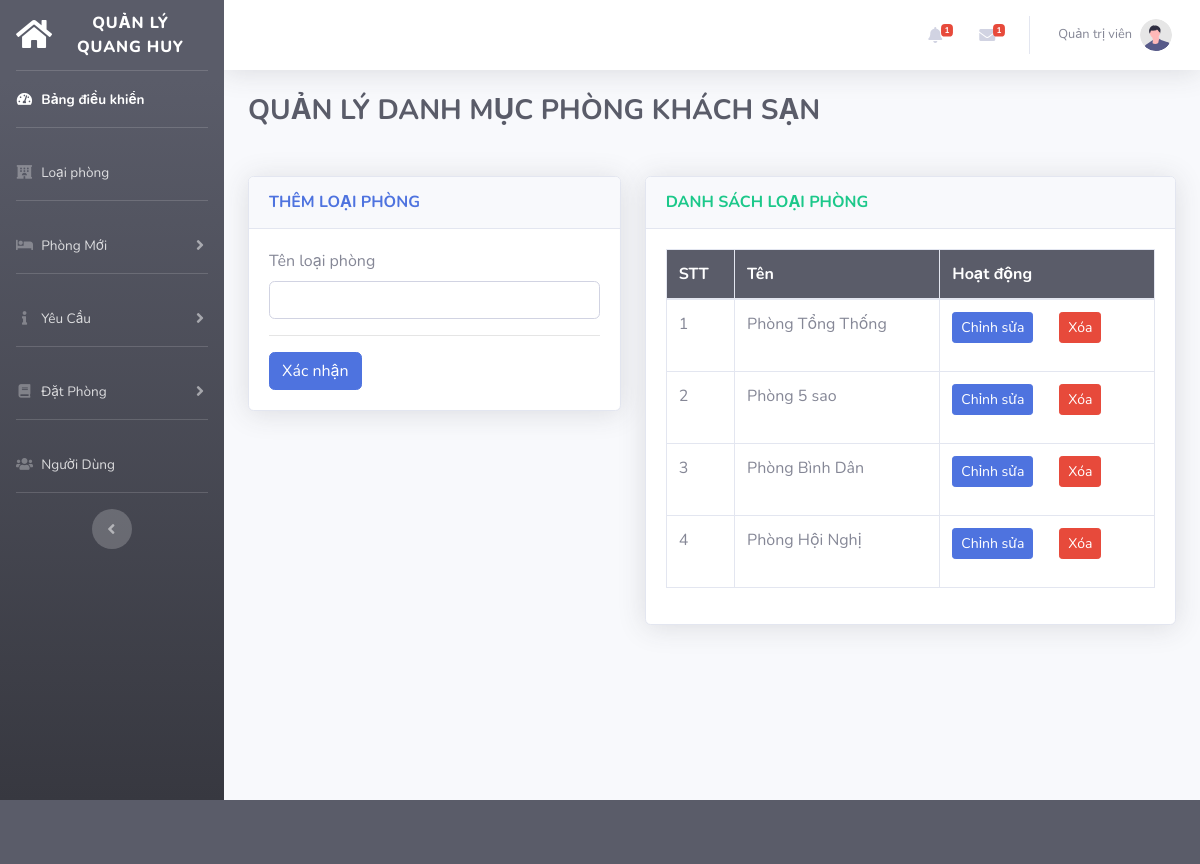
Page /admin/add-category.php (signed in) on the committed database.
### tables this page shows
CREATE TABLE `categories` (
  `id` int(11) NOT NULL,
  `category_name` varchar(255) NOT NULL
);

### helper/functions.php (called while the page is built, shortened)
<?php
function getCategory($db) {
    $sql= "SELECT * FROM categories ORDER BY id ASC";
    $res = $db->query($sql);
    return $res;
}
?>

### admin/add-category.php (the view, shortened to what this page needs)
<!DOCTYPE html>
<html lang="en">
<?php
    include_once("../helper/functions.php");
    include_once("../includes/admin-head.php");
?>
<body id="page-top">
    <div id="wrapper">
        <?php
        include_once("../includes/admin-sidebar.php");
        ?>
        <div id="content-wrapper" class="d-flex flex-column">
            <div id="content">
                <?php
                include_once("../includes/admin-topbar.php");
                ?>
                <div class="container-fluid">
                    <h3 class="h3 mb-5 font-weight-bold text-uppercase text-gray-800">Quản lý danh mục phòng khách sạn</h3>
                    <div class="row">
                        <div class="col-xl-5 col-lg-5">
                            <div class="card shadow mb-4">
                                <div class="card-header py-3">
                                    <h6 class="m-0 font-weight-bold text-uppercase text-primary">Thêm loại phòng</h6>
                                </div>
                                <div class="card-body">
                                    <form method="post" action="<?php echo $_SERVER['PHP_SELF']; ?>">
                                    <div class="form-group">
                                     <label for="addcategory">Tên loại phòng</label>
                                     <input type="text" class="form-control" id="addcategory" name="categoryName" autocapitalize="words" required/>
                                      </div>
                                        <hr>
                                        <button type="submit" name="addCategory" class="btn btn-primary">Xác nhận</button>
                                    </form>
                                </div>
                            </div>
                        </div>
                        <div class="col-xl-7 col-lg-7">
                            <div class="card shadow mb-4">
                                <div class="card-header py-3">
                                    <h6 class="m-0 font-weight-bold text-uppercase text-success">Danh sách loại phòng</h6>
                                </div>
                                <div class="card-body">
                                    <div class="table-responsive">
                                <table class="table table-bordered" id="dataTable" width="100%" cellspacing="0">
                                    <?php
                                    $rows = getCategory($db);
                                  $count = 1;
                                  ?>
                                    <thead class="bg-dark text-white">
                                        <tr>
                                        <th scope="col">STT</th>
                                            <th scope="col">Tên</th>
                                            <th scope="col" class="d-none">ID loại phòng/th>
                                            <th scope="col">Hoạt động</th>
                                        </tr>
                                    </thead>
                                    <tbody>
                                        <?php while($row = mysqli_fetch_assoc($rows)): ?>
                                        <tr>
                                          <td><?php echo $count++; ?></td>
                                            <td><?php echo $row['category_name']; ?></td>
                                            <td>
                                                <div class="row">
                                                <div class="col-lg-6 col-xl-6 mb-3">
<button type="button" class="btn btn-sm btn-primary edit" >Chỉnh sửa</button>
                                                    </div>
                                                    <div class="col-lg-6 col-xl-6">
<button type="button" class="btn btn-sm btn-danger delete">Xóa</button>
                                                    </div>
                                                </div>
                                            </td>
                                        </tr>
                                        <?php endwhile; ?>
                                    </tbody>
                                        </table>
                                    </div>
                                </div>
                            </div>
                    </div>
            </div>
            </div>
            </div>
    </div>
    </div>
    <?php
            include_once("../includes/admin-footer.php");
            ?>
             </body>

### rows in the picture
categories: category_name "Phòng Tổng Thống"
categories: category_name "Phòng 5 sao"
categories: category_name "Phòng Bình Dân"
categories: category_name "Phòng Hội Nghị"

### other values in the picture
getAllBookingPending($db) "1"
getAllUnreadEnquiry($db) "1"
